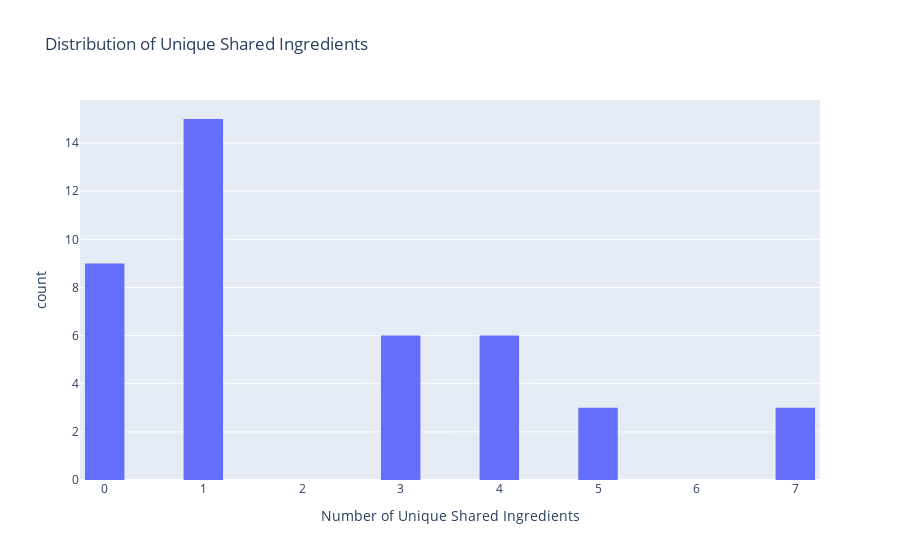

Write notebook code for a chart like this one.
### Markdown cell above
### Summary:
 - This code creates an interactive histogram showing the distribution of the
 - 'Num_Unique_Shared_Ingredients' values in the dataset.
 - It divides the data into 30 bins, colors the bars blue, and adds spacing between bars
 - for clearer visualization.
 - The chart helps identify how common various counts of unique shared ingredients are among products.

### Code cell
import plotly.express as px

fig = px.histogram(
    df,
    x="Num_Unique_Shared_Ingredients",
    nbins=30,
    title="Distribution of Unique Shared Ingredients",
    labels={"Num_Unique_Shared_Ingredients": "Number of Unique Shared Ingredients"},
    color_discrete_sequence=["#636EFA"]
)

fig.update_layout(bargap=0.2)
fig.show()

### Figure 1 — Plotly figure (JSON) as saved in the notebook; plotly's stock layout.template omitted (floating-point values rounded to 4 significant figures)
{"data": [{"alignmentgroup": "True", "bingroup": "x", "hovertemplate": "Number of Unique Shared Ingredients=%{x}<br>count=%{y}<extra></extra>", "legendgroup": "", "marker": {"color": "#636EFA", "pattern": {"shape": ""}}, "name": "", "nbinsx": 30, "offsetgroup": "", "orientation": "v", "showlegend": false, "type": "histogram", "x": [4, 7, 0, 3, 4, 1, 0, 5, 1, 1, 1, 1, 0, 3, 4, 7, 0, 3, 4, 1, 0, 5, 1, 1, 1, 1, 0, 3, 4, 7, 0, 3, 4, 1, 0, 5, 1, 1, 1, 1, 0, 3], "xaxis": "x", "yaxis": "y"}], "layout": {"bargap": 0.2, "barmode": "relative", "legend": {"tracegroupgap": 0}, "title": {"text": "Distribution of Unique Shared Ingredients"}, "xaxis": {"anchor": "y", "domain": [0, 1], "title": {"text": "Number of Unique Shared Ingredients"}}, "yaxis": {"anchor": "x", "domain": [0, 1], "title": {"text": "count"}}}}
